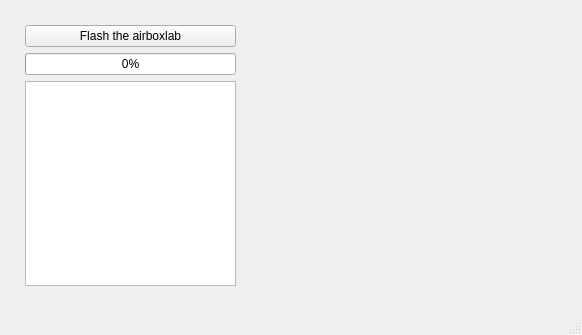
<?xml version="1.0" encoding="UTF-8"?>
<ui version="4.0">
 <class>MainWindow</class>
 <widget class="QMainWindow" name="MainWindow">
  <property name="geometry">
   <rect>
    <x>0</x>
    <y>0</y>
    <width>582</width>
    <height>335</height>
   </rect>
  </property>
  <property name="windowTitle">
   <string>Airboxlab flash tool</string>
  </property>
  <widget class="QWidget" name="centralWidget">
   <widget class="QWidget" name="layoutWidget">
    <property name="geometry">
     <rect>
      <x>10</x>
      <y>10</y>
      <width>241</width>
      <height>291</height>
     </rect>
    </property>
    <layout class="QVBoxLayout" name="verticalLayout">
     <property name="leftMargin">
      <number>15</number>
     </property>
     <property name="topMargin">
      <number>15</number>
     </property>
     <property name="rightMargin">
      <number>15</number>
     </property>
     <property name="bottomMargin">
      <number>15</number>
     </property>
     <item>
      <widget class="QPushButton" name="update">
       <property name="text">
        <string>Flash the airboxlab</string>
       </property>
      </widget>
     </item>
     <item>
      <widget class="QProgressBar" name="progressBar">
       <property name="value">
        <number>0</number>
       </property>
      </widget>
     </item>
     <item>
      <widget class="QTextBrowser" name="display"/>
     </item>
    </layout>
   </widget>
   <zorder>layoutWidget</zorder>
   <zorder>display</zorder>
   <zorder>update</zorder>
   <zorder>progressBar</zorder>
  </widget>
  <widget class="QStatusBar" name="statusBar"/>
 </widget>
 <layoutdefault spacing="6" margin="11"/>
 <resources/>
 <connections/>
</ui>
